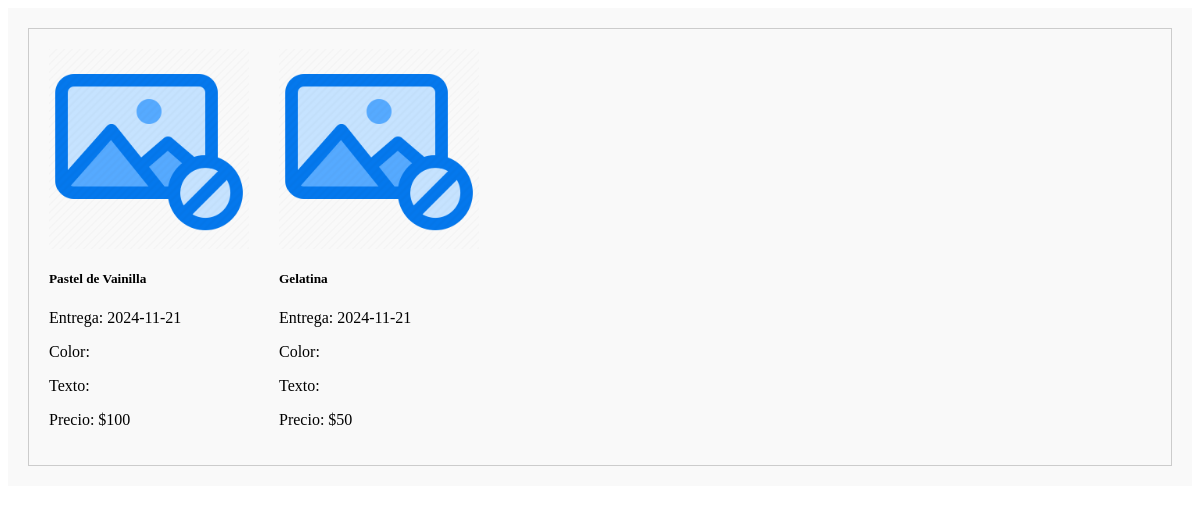
The app's page /Controlador/read_articulos.php?id_pedido=34 with its own data.
### tables this page shows
CREATE TABLE `pedido_articulos` (
  `id` int(11) NOT NULL AUTO_INCREMENT COMMENT 'Guarda el id de la descripcion del pedido',
  `pedido_id` int(11) NOT NULL COMMENT 'Guarda el numero identificador del pedido',
  `pastel_id` int(11) NOT NULL COMMENT 'Guarda el numero identificador del pastel con el que se relaciona el pedido',
  `fecEntrega` date DEFAULT NULL COMMENT 'Guarda la fecha de entrega del pastel',
  `color` varchar(30) DEFAULT NULL COMMENT 'Guarda el color del pastel',
  `texto` varchar(30) DEFAULT NULL COMMENT 'Guarda el texto que tendra del pastel',
  PRIMARY KEY (`id`),
  KEY `pedido_id` (`pedido_id`),
  KEY `pastel_id` (`pastel_id`),
  CONSTRAINT `pedido_articulos_ibfk_1` FOREIGN KEY (`pedido_id`) REFERENCES `pedidos` (`id`) ON DELETE CASCADE ON UPDATE CASCADE,
  CONSTRAINT `pedido_articulos_ibfk_2` FOREIGN KEY (`pastel_id`) REFERENCES `pasteles` (`id_pastel`) ON DELETE CASCADE ON UPDATE CASCADE
);

CREATE TABLE `pasteles` (
  `id_pastel` int(11) NOT NULL COMMENT 'Guarda el numero identificador del usuario',
  `nombreP` varchar(20) NOT NULL COMMENT 'Guarda el nombre del pastel',
  `descripcion` text NOT NULL COMMENT 'Guarda una descripcion de lo que contiene el pastel',
  `precio` int(11) NOT NULL DEFAULT 0 COMMENT 'Guarda el precio del pastel',
  `visualizacion` varchar(15) NOT NULL COMMENT 'Se alamacena uno o cero dependiendo si se desea visualizar el pastel',
  PRIMARY KEY (`id_pastel`)
);

### Controlador/read_articulos.php (the view, shortened to what this page needs)
<?php
require '../Modelo/conexion/conexion.php';
$id_pedido = isset($_GET['id_pedido']) ? intval($_GET['id_pedido']) : 0;
$consulta = "SELECT pa.pastel_id, pa.color, pa.texto,pa.fecEntrega, p.nombreP, p.precio
             FROM pedido_articulos pa
             JOIN pasteles p ON pa.pastel_id = p.id_pastel
             WHERE pa.pedido_id = $id_pedido";
$resultado = mysqli_query($conexion, $consulta);
?>
<section class="container specials">
    <div class="slider-scroll">
        <?php
            foreach ($resultado as $row) {
                $nombre_pastel = $row['nombreP'];
                $imagen = "../Static/img/Productos/" . $nombre_pastel . ".png";
                if (!file_exists($imagen)) {
                    $imagen = "../Static/img/nophoto.png";
                }
        ?>
            <div class="card" style="width: 200px; margin: 10px;">
                <img src="<?php echo htmlspecialchars($imagen); ?>" class="card-img-top" alt="<?php echo htmlspecialchars($nombre_pastel); ?>">
                <div class="card-body">
                    <h5 class="card-title"><?php echo htmlspecialchars($nombre_pastel); ?></h5>
                    <p class="card-text">Entrega: <?php echo htmlspecialchars($row['fecEntrega']); ?></p>
                    <p class="card-text">Color: <?php echo htmlspecialchars($row['color']); ?></p>
                    <p class="card-text">Texto: <?php echo htmlspecialchars($row['texto']); ?></p>
                    <p class="card-text">Precio: $<?php echo htmlspecialchars($row['precio']); ?></p>
                </div>
            </div>
        <?php
            }
        ?>
    </div>
</section>

### Controlador/read_articulos.php (style rules this page uses)
.container.specials { padding: 20px; background-color: #f9f9f9; }
.slider-scroll { display: flex; overflow-x: auto; gap: 10px; scroll-behavior: smooth; padding: 10px; border: 1px solid #ccc; }
.card { flex: 0 0 auto; transition: transform 0.3s; margin: 10px; width: 200px; }
.card-img-top { height: 200px; object-fit: cover; }

### records on screen
pedido_articulos: pastel.nombreP "Pastel de Vainilla", fecEntrega "2024-11-21", pastel.precio "100"
pedido_articulos: pastel.nombreP "Gelatina", fecEntrega "2024-11-21", pastel.precio "50"
